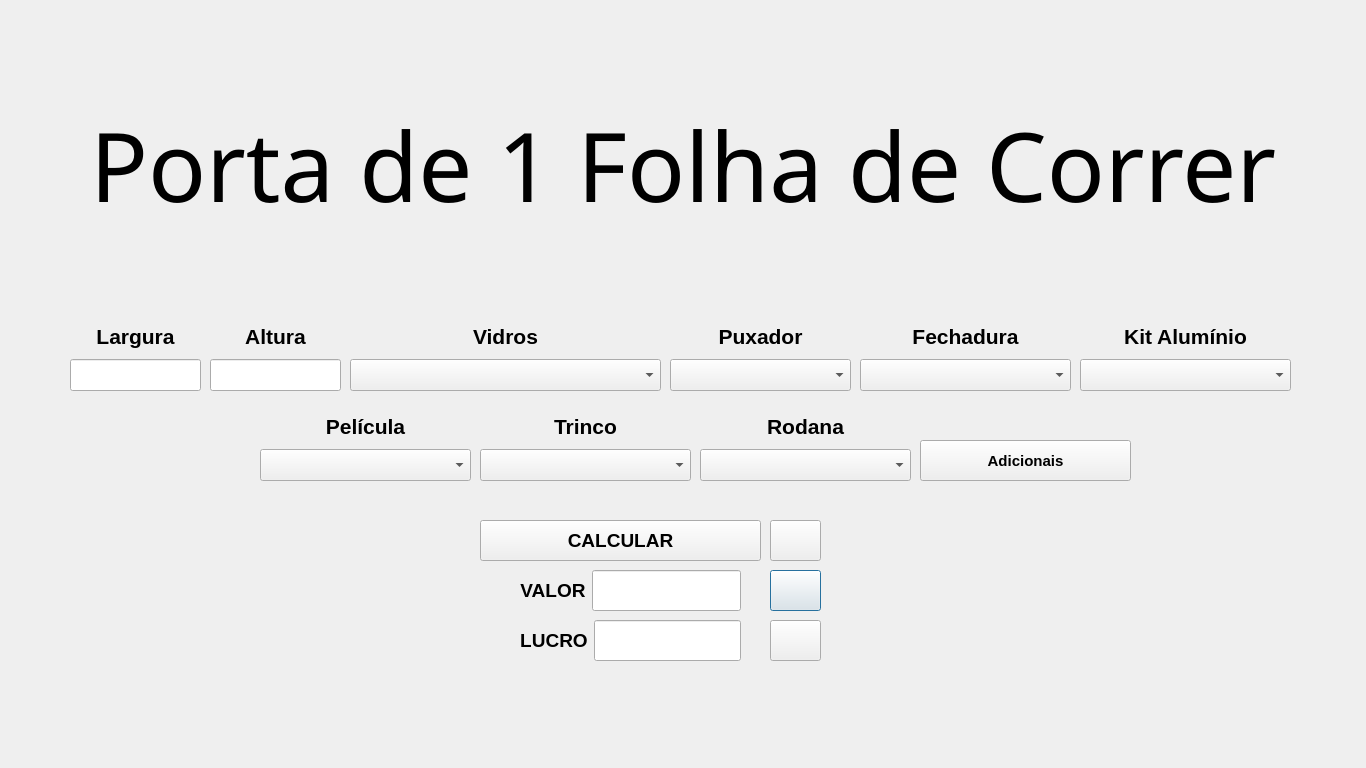
<?xml version="1.0" encoding="UTF-8"?>
<ui version="4.0">
 <class>PortaDe1Folha</class>
 <widget class="QDialog" name="PortaDe1Folha">
  <property name="geometry">
   <rect>
    <x>0</x>
    <y>0</y>
    <width>1366</width>
    <height>768</height>
   </rect>
  </property>
  <property name="windowTitle">
   <string>Dialog</string>
  </property>
  <widget class="QPushButton" name="pushButtonSalvar">
   <property name="geometry">
    <rect>
     <x>770</x>
     <y>570</y>
     <width>51</width>
     <height>41</height>
    </rect>
   </property>
   <property name="text">
    <string/>
   </property>
   <property name="icon">
    <iconset resource="files.qrc">
     <normaloff>:/imagens/salvar.png</normaloff>:/imagens/salvar.png</iconset>
   </property>
   <property name="iconSize">
    <size>
     <width>24</width>
     <height>24</height>
    </size>
   </property>
  </widget>
  <widget class="QWidget" name="layoutWidget_4">
   <property name="geometry">
    <rect>
     <x>70</x>
     <y>320</y>
     <width>131</width>
     <height>71</height>
    </rect>
   </property>
   <layout class="QVBoxLayout" name="verticalLayout">
    <item>
     <widget class="QLabel" name="labelLargura">
      <property name="font">
       <font>
        <pointsize>14</pointsize>
        <bold>true</bold>
       </font>
      </property>
      <property name="text">
       <string>&lt;html&gt;&lt;head/&gt;&lt;body&gt;&lt;p align=&quot;center&quot;&gt;&lt;span style=&quot; font-size:16pt;&quot;&gt;Largura&lt;/span&gt;&lt;/p&gt;&lt;/body&gt;&lt;/html&gt;</string>
      </property>
     </widget>
    </item>
    <item>
     <widget class="QLineEdit" name="lineEditLargura">
      <property name="sizePolicy">
       <sizepolicy hsizetype="Expanding" vsizetype="Preferred">
        <horstretch>0</horstretch>
        <verstretch>0</verstretch>
       </sizepolicy>
      </property>
      <property name="font">
       <font>
        <pointsize>11</pointsize>
        <bold>true</bold>
       </font>
      </property>
     </widget>
    </item>
   </layout>
  </widget>
  <widget class="QWidget" name="layoutWidget_8">
   <property name="geometry">
    <rect>
     <x>860</x>
     <y>320</y>
     <width>211</width>
     <height>71</height>
    </rect>
   </property>
   <layout class="QVBoxLayout" name="verticalLayout_5">
    <item>
     <widget class="QLabel" name="label_3">
      <property name="text">
       <string>&lt;html&gt;&lt;head/&gt;&lt;body&gt;&lt;p align=&quot;center&quot;&gt;&lt;span style=&quot; font-size:16pt; font-weight:700;&quot;&gt;Fechadura&lt;/span&gt;&lt;/p&gt;&lt;/body&gt;&lt;/html&gt;</string>
      </property>
     </widget>
    </item>
    <item>
     <widget class="QComboBox" name="comboBoxFechadura">
      <property name="sizePolicy">
       <sizepolicy hsizetype="Preferred" vsizetype="Preferred">
        <horstretch>0</horstretch>
        <verstretch>0</verstretch>
       </sizepolicy>
      </property>
      <property name="font">
       <font>
        <pointsize>11</pointsize>
        <bold>true</bold>
       </font>
      </property>
      <item>
       <property name="text">
        <string/>
       </property>
      </item>
     </widget>
    </item>
   </layout>
  </widget>
  <widget class="QPushButton" name="pushButtonRefatorando">
   <property name="geometry">
    <rect>
     <x>920</x>
     <y>440</y>
     <width>211</width>
     <height>41</height>
    </rect>
   </property>
   <property name="font">
    <font>
     <pointsize>11</pointsize>
     <bold>true</bold>
    </font>
   </property>
   <property name="text">
    <string>Adicionais</string>
   </property>
   <property name="icon">
    <iconset resource="files.qrc">
     <normaloff>:/imagens/adicionar-a-cesta.png</normaloff>:/imagens/adicionar-a-cesta.png</iconset>
   </property>
   <property name="iconSize">
    <size>
     <width>24</width>
     <height>24</height>
    </size>
   </property>
  </widget>
  <widget class="QWidget" name="layoutWidget_5">
   <property name="geometry">
    <rect>
     <x>670</x>
     <y>320</y>
     <width>181</width>
     <height>71</height>
    </rect>
   </property>
   <layout class="QVBoxLayout" name="verticalLayout_4">
    <item>
     <widget class="QLabel" name="label_2">
      <property name="font">
       <font>
        <pointsize>14</pointsize>
        <bold>true</bold>
       </font>
      </property>
      <property name="text">
       <string>&lt;html&gt;&lt;head/&gt;&lt;body&gt;&lt;p align=&quot;center&quot;&gt;&lt;span style=&quot; font-size:16pt;&quot;&gt;Puxador&lt;/span&gt;&lt;/p&gt;&lt;/body&gt;&lt;/html&gt;</string>
      </property>
     </widget>
    </item>
    <item>
     <widget class="QComboBox" name="comboBoxPuxador">
      <property name="sizePolicy">
       <sizepolicy hsizetype="Preferred" vsizetype="Preferred">
        <horstretch>0</horstretch>
        <verstretch>0</verstretch>
       </sizepolicy>
      </property>
      <property name="font">
       <font>
        <pointsize>11</pointsize>
        <bold>true</bold>
       </font>
      </property>
      <item>
       <property name="text">
        <string/>
       </property>
      </item>
     </widget>
    </item>
   </layout>
  </widget>
  <widget class="QWidget" name="layoutWidget_7">
   <property name="geometry">
    <rect>
     <x>260</x>
     <y>410</y>
     <width>211</width>
     <height>71</height>
    </rect>
   </property>
   <layout class="QVBoxLayout" name="verticalLayout_8">
    <item>
     <widget class="QLabel" name="label_7">
      <property name="text">
       <string>&lt;html&gt;&lt;head/&gt;&lt;body&gt;&lt;p align=&quot;center&quot;&gt;&lt;span style=&quot; font-size:16pt; font-weight:700;&quot;&gt;Película&lt;/span&gt;&lt;/p&gt;&lt;/body&gt;&lt;/html&gt;</string>
      </property>
     </widget>
    </item>
    <item>
     <widget class="QComboBox" name="comboBoxPelicula">
      <property name="sizePolicy">
       <sizepolicy hsizetype="Preferred" vsizetype="Preferred">
        <horstretch>0</horstretch>
        <verstretch>0</verstretch>
       </sizepolicy>
      </property>
      <property name="font">
       <font>
        <pointsize>11</pointsize>
        <bold>true</bold>
       </font>
      </property>
      <item>
       <property name="text">
        <string/>
       </property>
      </item>
     </widget>
    </item>
   </layout>
  </widget>
  <widget class="QWidget" name="layoutWidget">
   <property name="geometry">
    <rect>
     <x>350</x>
     <y>320</y>
     <width>311</width>
     <height>71</height>
    </rect>
   </property>
   <layout class="QVBoxLayout" name="verticalLayout_3">
    <item>
     <widget class="QLabel" name="labelVidros">
      <property name="font">
       <font>
        <pointsize>14</pointsize>
        <bold>true</bold>
       </font>
      </property>
      <property name="text">
       <string>&lt;html&gt;&lt;head/&gt;&lt;body&gt;&lt;p align=&quot;center&quot;&gt;&lt;span style=&quot; font-size:16pt;&quot;&gt;Vidros&lt;/span&gt;&lt;/p&gt;&lt;/body&gt;&lt;/html&gt;</string>
      </property>
     </widget>
    </item>
    <item>
     <widget class="QComboBox" name="comboBoxVidros">
      <property name="sizePolicy">
       <sizepolicy hsizetype="Preferred" vsizetype="Preferred">
        <horstretch>0</horstretch>
        <verstretch>0</verstretch>
       </sizepolicy>
      </property>
      <property name="font">
       <font>
        <pointsize>11</pointsize>
        <bold>true</bold>
       </font>
      </property>
      <item>
       <property name="text">
        <string/>
       </property>
      </item>
     </widget>
    </item>
   </layout>
  </widget>
  <widget class="QWidget" name="layoutWidget_9">
   <property name="geometry">
    <rect>
     <x>480</x>
     <y>410</y>
     <width>211</width>
     <height>71</height>
    </rect>
   </property>
   <layout class="QVBoxLayout" name="verticalLayout_7">
    <item>
     <widget class="QLabel" name="label_5">
      <property name="text">
       <string>&lt;html&gt;&lt;head/&gt;&lt;body&gt;&lt;p align=&quot;center&quot;&gt;&lt;span style=&quot; font-size:16pt; font-weight:700;&quot;&gt;Trinco&lt;/span&gt;&lt;/p&gt;&lt;/body&gt;&lt;/html&gt;</string>
      </property>
     </widget>
    </item>
    <item>
     <widget class="QComboBox" name="comboBoxTrinco">
      <property name="sizePolicy">
       <sizepolicy hsizetype="Preferred" vsizetype="Preferred">
        <horstretch>0</horstretch>
        <verstretch>0</verstretch>
       </sizepolicy>
      </property>
      <property name="font">
       <font>
        <pointsize>11</pointsize>
        <bold>true</bold>
       </font>
      </property>
      <item>
       <property name="text">
        <string/>
       </property>
      </item>
     </widget>
    </item>
   </layout>
  </widget>
  <widget class="QWidget" name="layoutWidget_6">
   <property name="geometry">
    <rect>
     <x>210</x>
     <y>320</y>
     <width>131</width>
     <height>71</height>
    </rect>
   </property>
   <layout class="QVBoxLayout" name="verticalLayout_2">
    <item>
     <widget class="QLabel" name="labelAltura">
      <property name="font">
       <font>
        <pointsize>14</pointsize>
        <bold>true</bold>
       </font>
      </property>
      <property name="text">
       <string>&lt;html&gt;&lt;head/&gt;&lt;body&gt;&lt;p align=&quot;center&quot;&gt;&lt;span style=&quot; font-size:16pt;&quot;&gt;Altura&lt;/span&gt;&lt;/p&gt;&lt;/body&gt;&lt;/html&gt;</string>
      </property>
     </widget>
    </item>
    <item>
     <widget class="QLineEdit" name="lineEditAltura">
      <property name="sizePolicy">
       <sizepolicy hsizetype="Expanding" vsizetype="Preferred">
        <horstretch>0</horstretch>
        <verstretch>0</verstretch>
       </sizepolicy>
      </property>
      <property name="font">
       <font>
        <pointsize>11</pointsize>
        <bold>true</bold>
       </font>
      </property>
     </widget>
    </item>
   </layout>
  </widget>
  <widget class="QWidget" name="layoutWidget_3">
   <property name="geometry">
    <rect>
     <x>520</x>
     <y>570</y>
     <width>221</width>
     <height>41</height>
    </rect>
   </property>
   <layout class="QHBoxLayout" name="horizontalLayout">
    <item>
     <widget class="QLabel" name="label_4">
      <property name="text">
       <string>&lt;html&gt;&lt;head/&gt;&lt;body&gt;&lt;p align=&quot;center&quot;&gt;&lt;span style=&quot; font-size:14pt; font-weight:700;&quot;&gt;VALOR&lt;/span&gt;&lt;/p&gt;&lt;/body&gt;&lt;/html&gt;</string>
      </property>
     </widget>
    </item>
    <item>
     <widget class="QLineEdit" name="lineEditValor">
      <property name="sizePolicy">
       <sizepolicy hsizetype="Expanding" vsizetype="Preferred">
        <horstretch>0</horstretch>
        <verstretch>0</verstretch>
       </sizepolicy>
      </property>
      <property name="font">
       <font>
        <pointsize>16</pointsize>
        <bold>true</bold>
       </font>
      </property>
     </widget>
    </item>
   </layout>
  </widget>
  <widget class="QWidget" name="layoutWidget_11">
   <property name="geometry">
    <rect>
     <x>1080</x>
     <y>320</y>
     <width>211</width>
     <height>71</height>
    </rect>
   </property>
   <layout class="QVBoxLayout" name="verticalLayout_10">
    <item>
     <widget class="QLabel" name="label_9">
      <property name="text">
       <string>&lt;html&gt;&lt;head/&gt;&lt;body&gt;&lt;p align=&quot;center&quot;&gt;&lt;span style=&quot; font-size:16pt; font-weight:700;&quot;&gt;Kit Alumínio&lt;/span&gt;&lt;/p&gt;&lt;/body&gt;&lt;/html&gt;</string>
      </property>
     </widget>
    </item>
    <item>
     <widget class="QComboBox" name="comboBoxKitAluminio">
      <property name="sizePolicy">
       <sizepolicy hsizetype="Preferred" vsizetype="Preferred">
        <horstretch>0</horstretch>
        <verstretch>0</verstretch>
       </sizepolicy>
      </property>
      <property name="font">
       <font>
        <pointsize>11</pointsize>
        <bold>true</bold>
       </font>
      </property>
      <item>
       <property name="text">
        <string/>
       </property>
      </item>
     </widget>
    </item>
   </layout>
  </widget>
  <widget class="QWidget" name="layoutWidget_12">
   <property name="geometry">
    <rect>
     <x>700</x>
     <y>410</y>
     <width>211</width>
     <height>71</height>
    </rect>
   </property>
   <layout class="QVBoxLayout" name="verticalLayout_11">
    <item>
     <widget class="QLabel" name="label_10">
      <property name="text">
       <string>&lt;html&gt;&lt;head/&gt;&lt;body&gt;&lt;p align=&quot;center&quot;&gt;&lt;span style=&quot; font-size:16pt; font-weight:700;&quot;&gt;Rodana&lt;/span&gt;&lt;/p&gt;&lt;/body&gt;&lt;/html&gt;</string>
      </property>
     </widget>
    </item>
    <item>
     <widget class="QComboBox" name="comboBoxRodana">
      <property name="sizePolicy">
       <sizepolicy hsizetype="Preferred" vsizetype="Preferred">
        <horstretch>0</horstretch>
        <verstretch>0</verstretch>
       </sizepolicy>
      </property>
      <property name="font">
       <font>
        <pointsize>11</pointsize>
        <bold>true</bold>
       </font>
      </property>
      <item>
       <property name="text">
        <string/>
       </property>
      </item>
     </widget>
    </item>
   </layout>
  </widget>
  <widget class="QPushButton" name="pushButtonLimpar">
   <property name="geometry">
    <rect>
     <x>770</x>
     <y>620</y>
     <width>51</width>
     <height>41</height>
    </rect>
   </property>
   <property name="text">
    <string/>
   </property>
   <property name="icon">
    <iconset resource="files.qrc">
     <normaloff>:/imagens/limpar.png</normaloff>:/imagens/limpar.png</iconset>
   </property>
   <property name="iconSize">
    <size>
     <width>24</width>
     <height>24</height>
    </size>
   </property>
  </widget>
  <widget class="QWidget" name="layoutWidget_2">
   <property name="geometry">
    <rect>
     <x>520</x>
     <y>620</y>
     <width>221</width>
     <height>41</height>
    </rect>
   </property>
   <layout class="QVBoxLayout" name="verticalLayout_6">
    <item>
     <layout class="QHBoxLayout" name="horizontalLayout_2">
      <item>
       <widget class="QLabel" name="label_6">
        <property name="text">
         <string>&lt;html&gt;&lt;head/&gt;&lt;body&gt;&lt;p align=&quot;center&quot;&gt;&lt;span style=&quot; font-size:14pt; font-weight:700;&quot;&gt;LUCRO&lt;/span&gt;&lt;/p&gt;&lt;/body&gt;&lt;/html&gt;</string>
        </property>
       </widget>
      </item>
      <item>
       <widget class="QLineEdit" name="lineEditLucro">
        <property name="sizePolicy">
         <sizepolicy hsizetype="Expanding" vsizetype="Preferred">
          <horstretch>0</horstretch>
          <verstretch>0</verstretch>
         </sizepolicy>
        </property>
        <property name="font">
         <font>
          <pointsize>11</pointsize>
          <bold>true</bold>
         </font>
        </property>
        <property name="whatsThis">
         <string>&lt;html&gt;&lt;head/&gt;&lt;body&gt;&lt;p align=&quot;center&quot;&gt;&lt;br/&gt;&lt;/p&gt;&lt;/body&gt;&lt;/html&gt;</string>
        </property>
       </widget>
      </item>
     </layout>
    </item>
   </layout>
  </widget>
  <widget class="QLabel" name="label">
   <property name="geometry">
    <rect>
     <x>90</x>
     <y>70</y>
     <width>1251</width>
     <height>191</height>
    </rect>
   </property>
   <property name="font">
    <font>
     <family>Matura MT Script Capitals</family>
     <pointsize>72</pointsize>
     <bold>false</bold>
    </font>
   </property>
   <property name="text">
    <string>&lt;html&gt;&lt;head/&gt;&lt;body&gt;&lt;p&gt;Porta de 1 Folha de Correr&lt;/p&gt;&lt;/body&gt;&lt;/html&gt;</string>
   </property>
  </widget>
  <widget class="QPushButton" name="pushButtonCalcular">
   <property name="geometry">
    <rect>
     <x>480</x>
     <y>520</y>
     <width>281</width>
     <height>41</height>
    </rect>
   </property>
   <property name="sizePolicy">
    <sizepolicy hsizetype="Minimum" vsizetype="Preferred">
     <horstretch>0</horstretch>
     <verstretch>0</verstretch>
    </sizepolicy>
   </property>
   <property name="font">
    <font>
     <pointsize>14</pointsize>
     <bold>true</bold>
    </font>
   </property>
   <property name="text">
    <string>CALCULAR</string>
   </property>
  </widget>
  <widget class="QPushButton" name="pushButtonDesconto">
   <property name="geometry">
    <rect>
     <x>770</x>
     <y>520</y>
     <width>51</width>
     <height>41</height>
    </rect>
   </property>
   <property name="text">
    <string/>
   </property>
   <property name="icon">
    <iconset resource="files.qrc">
     <normaloff>:/imagens/desconto.png</normaloff>:/imagens/desconto.png</iconset>
   </property>
   <property name="iconSize">
    <size>
     <width>24</width>
     <height>24</height>
    </size>
   </property>
  </widget>
 </widget>
 <tabstops>
  <tabstop>lineEditLargura</tabstop>
  <tabstop>lineEditAltura</tabstop>
  <tabstop>comboBoxVidros</tabstop>
  <tabstop>comboBoxPuxador</tabstop>
  <tabstop>comboBoxFechadura</tabstop>
  <tabstop>comboBoxKitAluminio</tabstop>
  <tabstop>comboBoxPelicula</tabstop>
  <tabstop>comboBoxTrinco</tabstop>
  <tabstop>comboBoxRodana</tabstop>
  <tabstop>pushButtonRefatorando</tabstop>
  <tabstop>pushButtonCalcular</tabstop>
  <tabstop>pushButtonDesconto</tabstop>
  <tabstop>pushButtonSalvar</tabstop>
  <tabstop>pushButtonLimpar</tabstop>
  <tabstop>lineEditValor</tabstop>
  <tabstop>lineEditLucro</tabstop>
 </tabstops>
 <resources>
  <include location="files.qrc"/>
 </resources>
 <connections/>
</ui>
